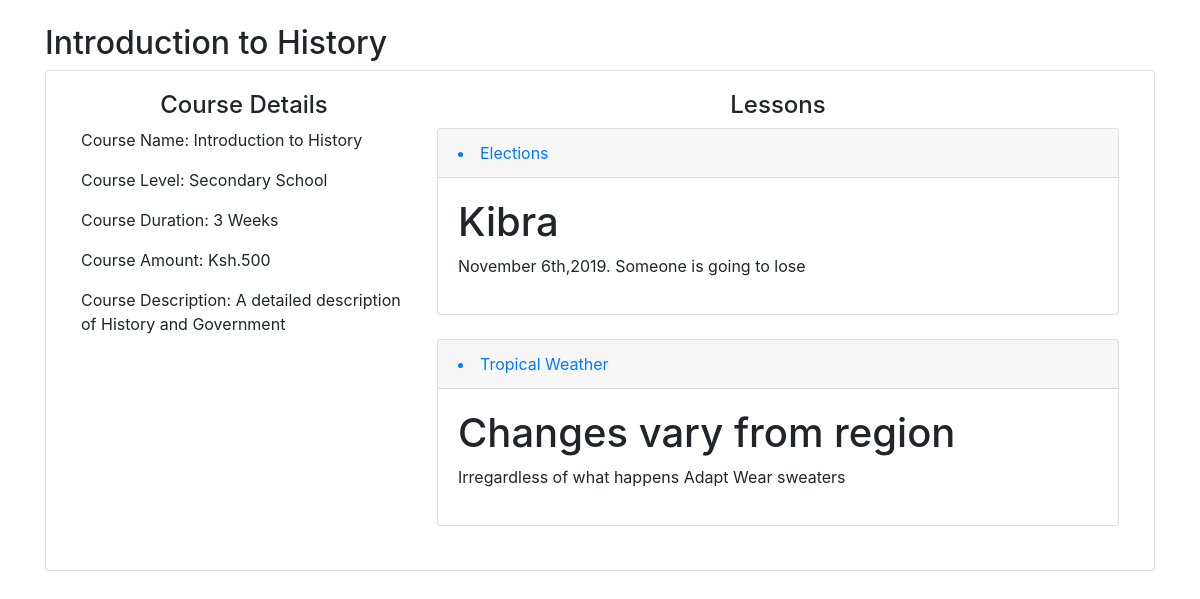
The app's page /course/1/ with its own data.
### core/models.py (models this page shows, shortened)
class Course(models.Model):
    name = models.CharField(max_length = 100)
    description = models.TextField()
    level = models.CharField(max_length = 100)
    duration = models.IntegerField()
    amount = models.IntegerField(default = 500)
    image = models.ImageField(upload_to='CourseImage')
    class Meta:
        verbose_name = 'course'
        verbose_name_plural = 'courses'

class Lesson(models.Model):
    title = models.CharField(max_length = 100)
    course = models.ForeignKey(Course, on_delete=models.CASCADE)
    description = models.TextField()
    duration = models.IntegerField()
    content =  MDTextField(null= True)
    class Meta:
        verbose_name = 'lesson'
        verbose_name_plural = 'lessons'
    def get_content_as_markdown(self):
        return mark_safe(markdown(self.content, safe_mode='escape'))

### core/views.py (the view)
# urls.py: path('course/<int:pk>/', views.course_detail, name='course_detail')
def course_detail(request, pk):
    course = get_object_or_404(Course, pk=pk)
    lessons = Lesson.objects.filter(course = course.pk)
    context = {'course':course, 'lessons':lessons}
    return render(request, 'detail.html', context)

### core/templates/detail.html (shortened to what this page needs)
<!DOCTYPE html>
<html lang="en">
<head>
    <link rel="stylesheet" href="https://maxcdn.bootstrapcdn.com/bootstrap/4.3.1/css/bootstrap.min.css">
</head>
<body>
    <br>
    <div class="container">
        <h2>{{course.name}}</h2>
        <div class="card">
            <div class="card-body">
                <div class="container-fluid">
                    <div class="row">
                        <div class="col-sm-4">
                            <h4 class="text-center">Course Details</h4>
                            <p>Course Name: {{course.name}}</p>
                            <p>Course Level: {{course.level}}</p>
                            <p>Course Duration: {{course.duration}} Weeks</p>
                            <p>Course Amount: Ksh.{{course.amount}}</p>
                            <p>Course Description: {{course.description}}</p>
                        </div>
                        <div class="col-sm-8">
                            <h4 class="text-center">Lessons</h4>
                            <div id="accordion">
                                {% for lesson in lessons %}
                                <div class="card">
                                    <div class="card-header">
                                        <a class="card-link" data-toggle="collapse" href="#four{{lesson.id}}">
                                            <li>{{lesson.title}}</li>
                                        </a>
                                    </div>
                                    <div id="four{{lesson.id}}" class="collapse show" data-parent="#accordion">
                                        <div class="card-body">
                                            {{lesson.get_content_as_markdown}}
                                        </div>
                                    </div>
                                </div>
                                <br>
                                {% endfor%}
                            </div>
                        </div>
                    </div>
                </div>
            </div>
        </div>
    </div>
</body>
</html>

### records on screen
Course: name "Introduction to History", level "Secondary School", duration "3", amount "500", description "A detailed description of History and Government"
Lesson: title "Elections", get_content_as_markdown "Kibra November 6th,2019. Someone is going to lose"
Lesson: title "Tropical Weather", get_content_as_markdown "Changes vary from region Irregardless of what happens Adapt Wear sweaters"
